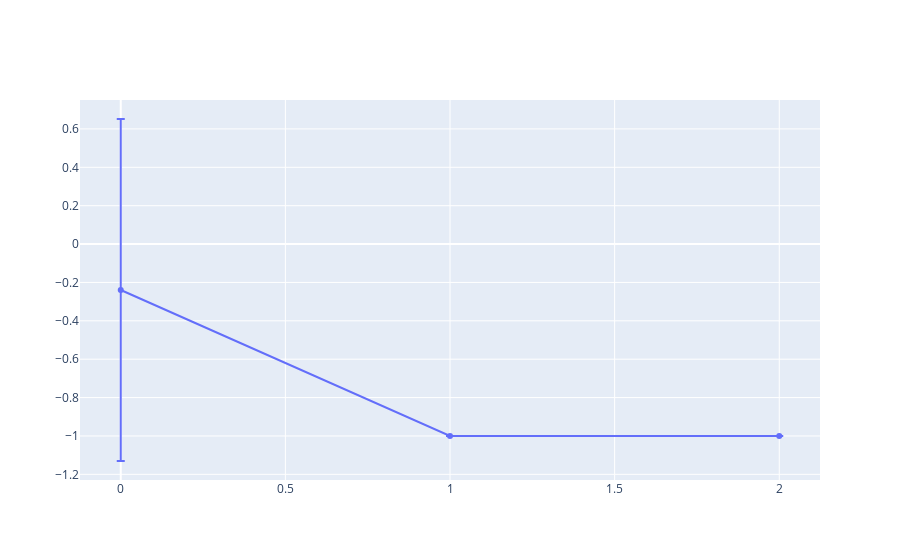

The notebook cell saved with this chart:
### Code cell
fig = go.Figure(data=go.Scatter(
        x=[0, 1, 2],
        y=((df - risk)/risk).mean(),
        error_y=dict(
            type='data', # value of error bar given in data coordinates
            array=((df - risk)/risk).std(),
            visible=True)
    ))
fig.show()

### Figure 1 — Plotly figure (JSON) as saved in the notebook; plotly's stock layout.template omitted (floating-point values rounded to 4 significant figures)
{"data": [{"error_y": {"array": [0.8911, 2.826e-08, 1.983e-06], "type": "data", "visible": true}, "type": "scatter", "x": [0, 1, 2], "y": [-0.2394, -1.0, -1.0]}], "layout": {}}
